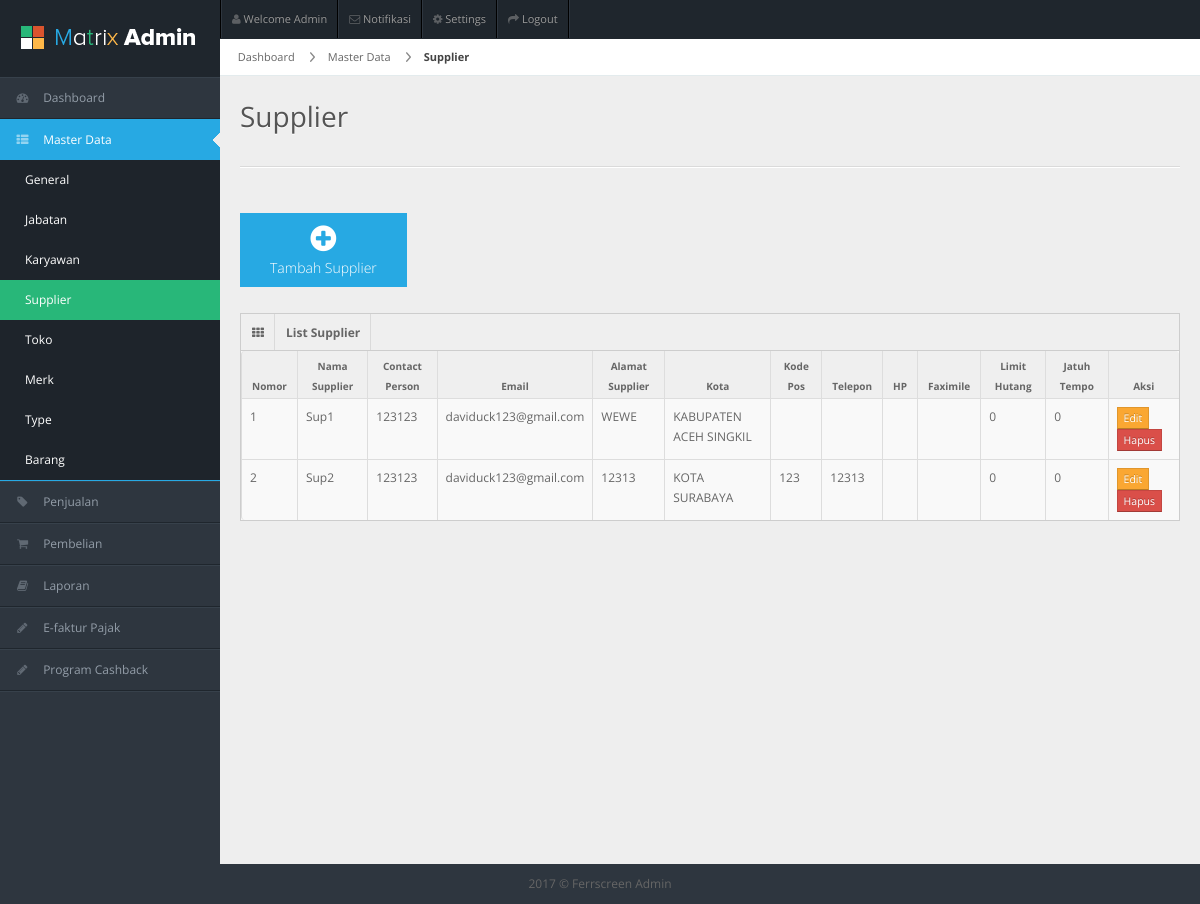
Page /index.php/supplier on the earlier database version.
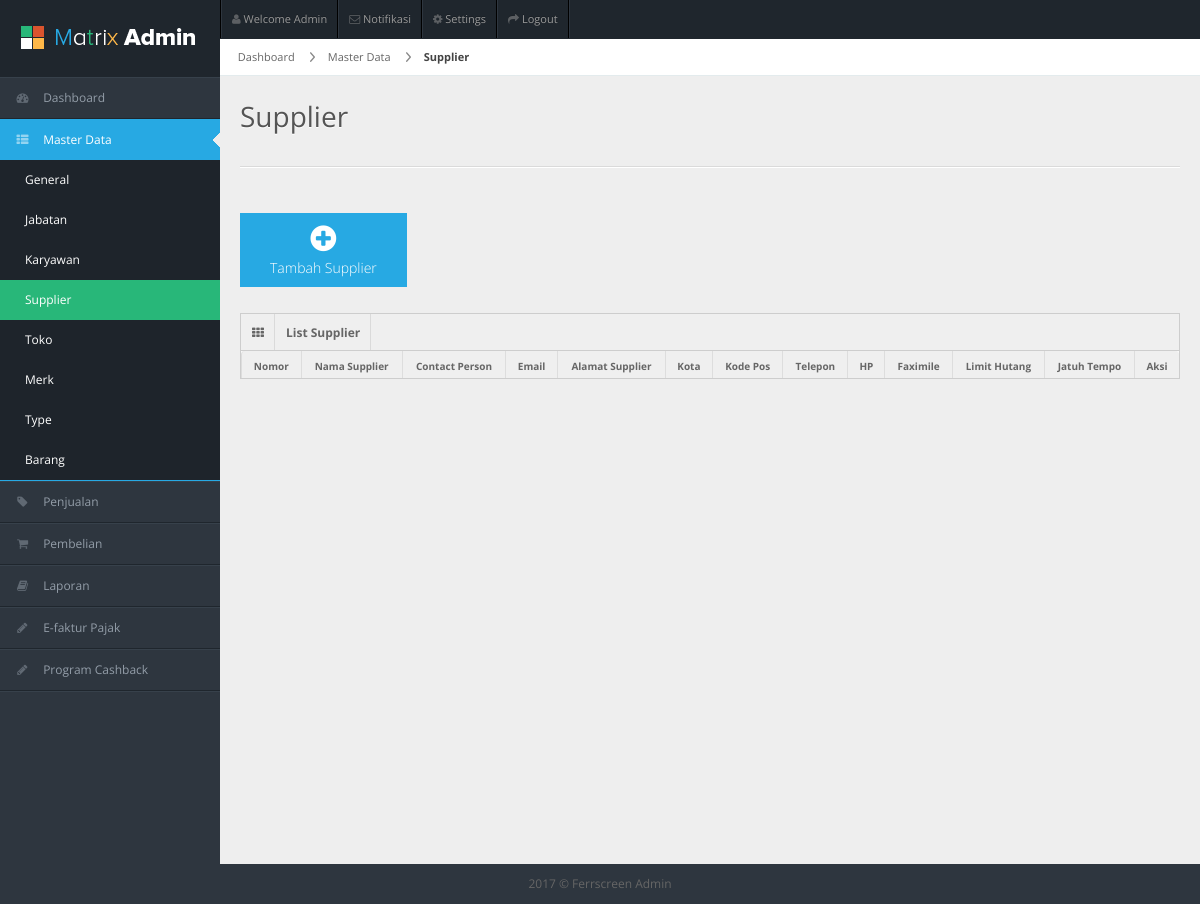
Same page on the later database version.
### tables this page shows
CREATE TABLE `supplier` (
  `id` int(11) NOT NULL,
  `email` varchar(255) DEFAULT NULL,
  `nama` varchar(255) NOT NULL,
  `contact_person` varchar(255) DEFAULT NULL,
  `alamat` text NOT NULL,
  `kode_pos` varchar(25) DEFAULT NULL,
  `telp` varchar(25) DEFAULT NULL,
  `hp` varchar(25) DEFAULT NULL,
  `fax` varchar(25) DEFAULT NULL,
  `limit_hutang` int(11) DEFAULT NULL,
  `jatuh_tempo` int(11) DEFAULT NULL,
  `is_aktif` enum('0','1') NOT NULL COMMENT '0 = not aktif, 1 = aktif',
  `id_kota` int(11) DEFAULT NULL,
  `created_at` datetime NOT NULL
);

CREATE TABLE `kota` (
  `id` int(11) NOT NULL,
  `id_provinsi` char(2) NOT NULL,
  `nama` varchar(255) NOT NULL
);

### application/controllers/Supplier.php (called while the page is built, shortened)
<?php
class Supplier extends CI_Controller {
	public function __construct(){
	 	$this->load->model('Supplier_Model');
	 	$this->load->model('Kota_Model');
    }
	public function index()
	{
		$dataMenu = array(
	        'menuAktif' => "masterdata",
	        'subMenu' => "supplier"
		);
		$dataSupplier = $this->Supplier_Model->get_allSupplier();
		$data = array(
	        'dataSupplier' => $dataSupplier
		);
		$this->load->view('header');
		$this->load->view('sidebar',$dataMenu);
		$this->load->view('MasterData/Supplier/v_supplier',$data);
	}
}

### index.php (called while the page is built, shortened)
<?php
require_once BASEPATH.'core/CodeIgniter.php';

### application/helpers/utility_helper.php (called while the page is built)
<?php
function asset_url(){
   return base_url().'assets/';
}
?>

### application/models/Supplier_Model.php (called while the page is built, shortened)
<?php
class Supplier_Model extends CI_Model {
    public function get_allSupplier(){
        $sql = "SELECT c.*, k.nama as nama_kota
                FROM supplier c, kota k
                WHERE c.id_kota = k.id AND c.is_aktif = ?
                ORDER BY c.nama ASC";
        $result = $this->db->query($sql, array("1"));
        return $result->result_array();
    }
}

### application/views/MasterData/Supplier/v_supplier.php (the view, shortened to what this page needs)
<div id="content">
  <div id="content-header">
    <div id="breadcrumb">
      <a href="<?php echo base_url();?>dashboard" title="Go to Home" class="tip-bottom">
        Dashboard
      </a>
      <a href="#" class="">
        Master Data
      </a>
      <a href="#" class="current">
        Supplier
      </a>
    </div>
    <h1>Supplier</h1>
  </div>
  <div class="container-fluid">
    <hr>
    <div class="quick-actions_homepage">
      <ul class="quick-actions">
        <li class="bg_lb">
          <a href="<?php echo base_url();?>supplier/tambahSupplier">
            <i class="icon-plus-sign"></i>
            Tambah Supplier
          </a>
        </li>
      </ul>
    </div>
    <div class="row-fluid">
      <div class="span12">
      <div class="widget-box">
          <div class="widget-title">
            <span class="icon"><i class="icon-th"></i></span>
            <span class="icon"><b>List Supplier</b></span>
          </div>
          <div class="widget-content nopadding">
            <table class="table table-bordered data-table">
              <thead>
                <tr>
                  <th>Nomor</th>
                  <th>Nama Supplier</th>
                  <th>Contact Person</th>
                  <th>Email</th>
                  <th>Alamat Supplier</th>
                  <th>Kota</th>
                  <th>Kode Pos</th>
                  <th>Telepon</th>
                  <th>HP</th>
                  <th>Faximile</th>
                  <th>Limit Hutang</th>
                  <th>Jatuh Tempo</th>
                  <th>Aksi</th>
                </tr>
              </thead>
              <tbody>
              <?php
                if(isset($dataSupplier))
                {
                    $number=1;
                    foreach ($dataSupplier as $supplier)
                    {
                      echo ' <tr class="gradeX">
                                <td>'.$number.'</td>
                                <td>'.$supplier["nama"].'</td>
                                <td>'.$supplier["contact_person"].'</td>
                                <td>'.$supplier["email"].'</td>
                                <td>'.$supplier["alamat"].'</td>
                                <td>'.$supplier["nama_kota"].'</td>
                                <td>'.$supplier["kode_pos"].'</td>
                                <td>'.$supplier["telp"].'</td>
                                <td>'.$supplier["hp"].'</td>
                                <td>'.$supplier["fax"].'</td>
                                <td>'.$supplier["limit_hutang"].'</td>
                                <td>'.$supplier["jatuh_tempo"].'</td>
                                <td class="center">
                                    <a href="'.base_url().'supplier/editsupplier/'.$supplier["id"].'" class="btn btn-warning btn-mini" role="button">Edit</a>
                                    <a href="#deleteData'.$supplier["id"].'" data-toggle="modal" class="btn btn-danger btn-mini" role="button">Hapus</a>
                                    <div id="deleteData'.$supplier["id"].'" class="modal hide" aria-hidden="true" style="display: none;">
                                      <div class="modal-header">
                                        <button data-dismiss="modal" class="close" type="button">×</button>
                                        <h3>Hapus Data</h3>
                                      </div>
                                      <div class="modal-body">
                                        <p>Apakah kamu ingin menghapus data '.$supplier["nama"].'?</p>
                                      </div>
                                      <div class="modal-footer">
                                        <a class="btn btn-primary" href="'.base_url().'supplier/hapusSupplier/'.$supplier["id"].'" name="btnHapus">Hapus</a>
                                        <a data-dismiss="modal" class="btn" href="#">Cancel</a>
                                      </div>
                                    </div>
                                </td>
                              </tr>';
                      $number++;
                    }
                  }
              ?>
              </tbody>
            </table>
          </div>
        </div>
      </div>
    </div>
  </div>
</div>
<div class="row-fluid">
  <div id="footer" class="span12"> 2017 &copy; Ferrscreen Admin</div>
</div>
</body>
</html>

### application/views/header.php (shortened to what this page needs)
<!DOCTYPE html>
<html lang="en">
<head>
<link rel="stylesheet" href="<?php echo asset_url();?>css/bootstrap.min.css" />
<link rel="stylesheet" href="<?php echo asset_url();?>css/bootstrap-responsive.min.css" />
<link rel="stylesheet" href="<?php echo asset_url();?>css/datepicker.css" />
<link rel="stylesheet" href="<?php echo asset_url();?>css/uniform.css" />
<link rel="stylesheet" href="<?php echo asset_url();?>css/select2.css" />
<link rel="stylesheet" href="<?php echo asset_url();?>css/fullcalendar.css" />
<link rel="stylesheet" href="<?php echo asset_url();?>css/matrix-style.css" />
<link rel="stylesheet" href="<?php echo asset_url();?>css/matrix-media.css" />
<link href="<?php echo asset_url();?>font-awesome/css/font-awesome.css" rel="stylesheet" />
<link rel="stylesheet" href="<?php echo asset_url();?>css/jquery.gritter.css" />
</head>
<body>
<div id="header">
  <h1><a href="dashboard.html">Ferrscreen Admin</a></h1>
</div>
<div id="user-nav" class="navbar navbar-inverse">
  <ul class="nav">
    <li class=""><a title="" href="#"><i class="icon icon-user"></i> <span class="text">Welcome Admin</span></a></li>
    <li class=""><a title="" href="#"><i class="icon icon-envelope"></i> <span class="text">Notifikasi</span></a></li>
    <li class=""><a title="" href="#"><i class="icon icon-cog"></i> <span class="text">Settings</span></a></li>
    <li class=""><a title="" href="login.html"><i class="icon icon-share-alt"></i> <span class="text">Logout</span></a></li>
  </ul>
</div>

### application/views/sidebar.php (shortened to what this page needs)
<div id="sidebar"><a href="#" class="visible-phone"><i class="icon icon-dashboard"></i> Dashboard</a>
  <ul>
    <li class="<?php if($menuAktif=="dashboard") echo "active";?>"><a href="<?php echo base_url();?>dashboard"><i class="icon icon-dashboard"></i> <span>Dashboard</span></a> </li>
    <li class="submenu <?php if($menuAktif=="masterdata") echo "active open";?>"> <a href="#"><i class="icon icon-th-list"></i> <span>Master Data</span> </a>
      <ul>
        <li class="<?php if($subMenu=="general") echo "active";?>"><a href="<?php echo base_url();?>general">General</a></li>
        <li class="<?php if($subMenu=="jabatan") echo "active";?>"><a href="<?php echo base_url();?>jabatan">Jabatan</a></li>
        <li class="<?php if($subMenu=="karyawan") echo "active";?>"><a href="<?php echo base_url();?>karyawan">Karyawan</a></li>
        <li class="<?php if($subMenu=="supplier") echo "active";?>"><a href="<?php echo base_url();?>supplier">Supplier</a></li>
        <li class="<?php if($subMenu=="toko") echo "active";?>"><a href="<?php echo base_url();?>toko">Toko</a></li>
        <li class="<?php if($subMenu=="merk") echo "active";?>"><a href="<?php echo base_url();?>merk">Merk</a></li>
        <li class="<?php if($subMenu=="type") echo "active";?>"><a href="<?php echo base_url();?>type">Type</a></li>
        <li class="<?php if($subMenu=="barang") echo "active";?>"><a href="<?php echo base_url();?>barang">Barang</a></li>
      </ul>
    </li>
    <li class="<?php if($menuAktif=="penjualan") echo "active";?>"> <a href="<?php echo base_url();?>penjualan"><i class="icon icon-tag"></i> <span>Penjualan</span></a> </li>
    <li class="<?php if($menuAktif=="pembelian") echo "active";?>"><a href="<?php echo base_url();?>pembelian"><i class="icon  icon-shopping-cart"></i> <span>Pembelian</span></a></li>
    <li class="submenu <?php if($menuAktif=="laporan") echo "active open";?>"> <a href="#"><i class="icon icon-book"></i> <span>Laporan</span></a>
    </li>
    <li  class="<?php if($menuAktif=="ePajak") echo "active";?>"><a href="<?php echo base_url();?>ePajak"><i class="icon icon-pencil"></i> <span>E-faktur Pajak</span></a></li>
    <li class="<?php if($menuAktif=="programCashback") echo "active";?>"><a href="<?php echo base_url();?>programCashback"><i class="icon icon-pencil"></i> <span>Program Cashback</span></a></li>
  </ul>
</div>

### assets/css/matrix-media.css (style rules this page uses)
body { background:#2E363F; }
#header { background-color: #1f262d; margin-top:10px; }
#sidebar > ul { border-bottom: 1px solid #37414b }
#sidebar > ul > li { border-top: 1px solid #37414b; border-bottom: 1px solid #1f262d; }
#sidebar > ul > li.active { background-color: #27a9e3; border-bottom: 1px solid #27a9e3; border-top: 1px solid #27a9e3; }
#sidebar > ul > li.active a { color:#fff; text-decoration:none; }
#sidebar > ul li ul { background-color: #1e242b; }
#sidebar > ul li ul li a { color:#939da8 }
#sidebar > ul li ul li a:hover, #sidebar > ul li ul li.active a { color: #fff; background-color: #28b779; }

Differences in the rows shown:
removed supplier: nama "Sup1", contact_person "123123", email "daviduck123@gmail.com", alamat "WEWE", id_kota.nama "KABUPATEN ACEH SINGKIL", limit_hutang "0", jatuh_tempo "0"
removed supplier: nama "Sup2", contact_person "123123", email "daviduck123@gmail.com", alamat "12313", id_kota.nama "KOTA SURABAYA", kode_pos "123", telp "12313", limit_hutang "0", jatuh_tempo "0"
